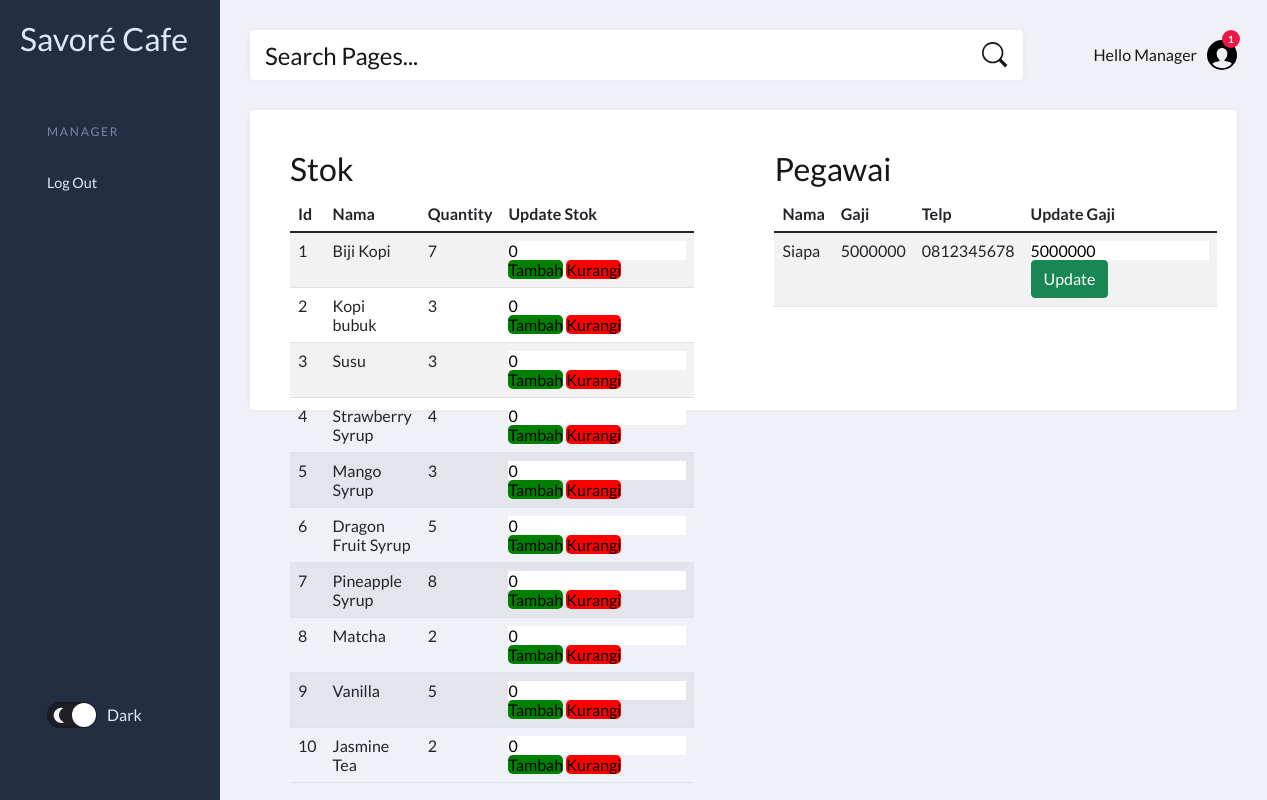
/manager.php, run on the app's committed database.
### tables this page shows
CREATE TABLE `stok` (
  `id_stok` int(11) NOT NULL AUTO_INCREMENT,
  `nama_stok` varchar(255) NOT NULL,
  `quantity` int(11) NOT NULL,
  PRIMARY KEY (`id_stok`)
);

CREATE TABLE `pegawai` (
  `id_pegawai` int(11) NOT NULL AUTO_INCREMENT,
  `nama_pegawai` varchar(255) DEFAULT NULL,
  `password` varchar(255) DEFAULT NULL,
  `gaji` int(11) DEFAULT NULL,
  `telp` varchar(225) DEFAULT NULL,
  `email` varchar(225) DEFAULT NULL,
  PRIMARY KEY (`id_pegawai`)
);

### manager.php (the view, shortened to what this page needs)
<link href="https://cdn.jsdelivr.net/npm/bootstrap@5.1.3/dist/css/bootstrap.min.css" rel="stylesheet">
<header class="page-header">
  <nav>
      <h2 style="margin-left: 20px;">Savoré Cafe</h2>
    <ul class="admin-menu">
      <li class="menu-heading">
        <h3>MANAGER</h3>
        <a class="btn_signIn" href="login.php">Log Out</a>
      </li>
      <li>
        <div class="switch">
          <label for="mode">
            <span></span>
            <span>Dark</span>
          </label>
        </div>
        <button class="collapse-btn" aria-expanded="true" aria-label="collapse menu">
        </button>
      </li>
    </ul>
  </nav>
</header>
<section class="page-content">
  <section class="search-and-user">
    <form>
      <input type="search" placeholder="Search Pages...">
      <button type="submit" aria-label="submit form">
        <svg aria-hidden="true">
          <use xlink:href="#search"></use>
        </svg>
      </button>
    </form>
    <div class="admin-profile">
      <span class="greeting">Hello Manager</span>
      <div class="notifications">
        <span class="badge">1</span>
        <svg>
          <use xlink:href="#users"></use>
        </svg>
      </div>
    </div>
  </section>
  <section class="grid" >
  <?php
require 'controller.php';
try {
    $sql = "SELECT * FROM stok";
    $stmt = $dbh->prepare($sql);
    $stmt->execute();
    $products = $stmt->fetchAll();
} catch (PDOException $e) {
    echo "Error: " . $e->getMessage();
}
?>
<article>
    <div class="col" style="padding: 40px;">
        <h2>Stok</h2>
        <table class="table table-striped">
            <thead>
                <tr>
                    <th>Id</th>
                    <th>Nama</th>
                    <th>Quantity</th>
                    <th>Update Stok</th>
                </tr>
            </thead>
            <tbody>
                <?php foreach ($products as $product): ?>
                <tr>
                    <td><?php echo htmlspecialchars($product['id_stok']); ?></td>
                    <td><?php echo htmlspecialchars($product['nama_stok']); ?></td>
                    <td><?php echo htmlspecialchars($product['quantity']); ?></td>
                    <td>
                        <form action="controller.php" method="post">
                            <input type="number" name="quantity" value="0" min="0">
                            <button type="submit" name="action" value="increase" style="background-color: green; color: black; border-radius: 5px;height:30px,">Tambah</button>
                            <button type="submit" name="action" value="decrease" style="background-color: red; color: black; border-radius: 5px;height:30px,">Kurangi</button>
                        </form>
                    </td>
                </tr>
                <?php endforeach; ?>
              </tbody>
          </table>
    </div>
    <div class="col" style="padding: 40px;">
    <h2>Pegawai</h2>
    <table class="table table-striped">
        <thead>
            <tr>
                <th>Nama</th>
                <th>Gaji</th>
                <th>Telp</th>
                <th>Update Gaji</th>
            </tr>
        </thead>
        <tbody>
            <?php
            require 'connection.php';
            try {
                $sql = "SELECT * FROM pegawai";
                $stmt = $dbh->prepare($sql);
                $stmt->execute();
                $orders = $stmt->fetchAll();
            } catch (PDOException $e) {
                echo "Error: " . $e->getMessage();
            }
            ?>
            <?php foreach ($orders as $order): ?>
                <tr>
                    <td><?php echo htmlspecialchars($order['nama_pegawai']); ?></td>
                    <td><?php echo htmlspecialchars($order['gaji']); ?></td>
                    <td><?php echo htmlspecialchars($order['telp']); ?></td>
                    <td>
                        <form action="controller.php" method="post">
                            <input type="number" name="new_gaji" value="<?php echo htmlspecialchars($order['gaji']); ?>" min="0" required>
                            <button type="submit" class="btn btn-success">Update</button>
                        </form>
                    </td>
                </tr>
            <?php endforeach; ?>
        </tbody>
    </table>
</div>
</article>
  </section>
</section>

### manager.php (style rules this page uses)
ul { list-style: none; }
a, button { color: inherit; }
a { text-decoration: none; }
button { background: none; cursor: pointer; }
input { -webkit-appearance: none; }
label { cursor: pointer; }
button, input { border: none; }
svg { display: block; }
.page-header { position: fixed; top: 0; left: 0; right: 0; bottom: 0; overflow: auto; padding-top: 20px; width: var(--page-header-width); color: var(--page-header-txtColor); background: var(--page-header-bgColor); }
.page-header nav { display: flex; flex-direction: column; min-height: 100%; }
.page-header .admin-menu { display: flex; flex-direction: column; flex-grow: 1; margin-top: 35px; }
.page-header .admin-menu li:nth-last-child(2) { margin-bottom: 35px; }
.page-header .admin-menu li:last-child { margin-top: auto; margin-bottom: 20px; }
.page-header .admin-menu li > * { width: 100%; padding: 12px 15px; }
.page-header .admin-menu .menu-heading h3 { text-transform: uppercase; letter-spacing: 0.15em; font-size: 12px; margin-top: 12px; color: var(--page-header-headingColor); }
.page-header .admin-menu a, .page-header .admin-menu button { display: flex; align-items: center; font-size: 0.9rem; }
.page-content { position: relative; left: var(--page-header-width); width: calc(100% - var(--page-header-width)); min-height: 100vh; padding: 30px; color: var(--page-content-txtColor); background: var(--page-content-bgColor); }
.search-and-user { display: grid; grid-template-columns: 1fr auto; grid-column-gap: 50px; align-items: center; background: var(--page-content-bgColor); margin-bottom: 30px; }
.search-and-user form { position: relative; }
.search-and-user [type="search"] { width: 100%; height: 50px; font-size: 1.5rem; padding-left: 15px; background: var(--page-content-blockColor); color: var(--white); border-radius: var(--border-radius); box-shadow: var(--box-shadow); }
.search-and-user ::placeholder { color: var(--page-content-txtColor); }
.search-and-user form svg { width: 26px; height: 26px; fill: var(--page-content-txtColor); }
.search-and-user form button { position: absolute; top: 50%; right: 15px; transform: translateY(-50%); }
.search-and-user .admin-profile { display: flex; align-items: center; }
.search-and-user .admin-profile .greeting { margin: 0 10px 0 20px; }
.search-and-user .admin-profile svg { width: 30px; height: 30px; }
.search-and-user .admin-profile .notifications { position: relative; }
.search-and-user .admin-profile .badge { display: flex; align-items: center; justify-content: center; position: absolute; top: -10px; right: -3px; width: 18px; height: 18px; border-radius: 50%; font-size: 10px; color: var(--white); background: var(--red); }
.page-content .grid { display: grid; grid-template-columns: repeat(2, 1fr); grid-gap: 30px; }
.page-content .grid > article { display: flex; height: 300px; background: var(--page-content-blockColor); border-radius: var(--border-radius); box-shadow: var(--box-shadow); }
.page-content .grid > article:first-child, .page-content .grid > article:last-child { grid-column: 1 / -1; }
.switch label { display: grid; grid-template-columns: auto auto; grid-column-gap: 10px; align-items: center; justify-content: flex-start; }
.switch span:first-child { position: relative; width: 50px; height: 26px; border-radius: 15px; box-shadow: inset 0 0 5px rgba(0, 0, 0, 0.4); background: var(--switch-bgLightModeColor); transition: all 0.3s; }
.switch span:first-child::before, .switch span:first-child::after { content: ""; position: absolute; border-radius: 50%; }
.switch span:first-child::before { top: 1px; left: 1px; width: 24px; height: 24px; background: var(--white); z-index: 1; transition: transform 0.3s; }
.switch span:first-child::after { top: 50%; right: 8px; width: 10px; height: 10px; transform: translateY(-50%); background: var(--switch-sunColor); box-shadow: 0 0 4px 2px #ffdb1a; }
.switch [type="checkbox"]:checked + label span:first-child { background: var(--switch-bgDarkModeColor); }
.switch [type="checkbox"]:checked + label span:first-child::before { transform: translateX(24px); }
.switch [type="checkbox"]:checked + label span:first-child::after { left: 12px; width: 15px; height: 15px; background: transparent; box-shadow: -2px -5px 0 var(--switch-moonColor); transform: translateY(-50%) rotate(-72deg); }

### data on the page
stok: id_stok "1", nama_stok "Biji Kopi", quantity "7"
stok: id_stok "2", nama_stok "Kopi bubuk", quantity "3"
stok: id_stok "3", nama_stok "Susu", quantity "3"
stok: id_stok "4", nama_stok "Strawberry Syrup", quantity "4"
stok: id_stok "5", nama_stok "Mango Syrup", quantity "3"
stok: id_stok "6", nama_stok "Dragon Fruit Syrup", quantity "5"
stok: id_stok "7", nama_stok "Pineapple Syrup", quantity "8"
stok: id_stok "8", nama_stok "Matcha", quantity "2"
stok: id_stok "9", nama_stok "Vanilla", quantity "5"
stok: id_stok "10", nama_stok "Jasmine Tea", quantity "2"
pegawai: nama_pegawai "Siapa", gaji "5000000", telp "0812345678", new_gaji "5000000"
